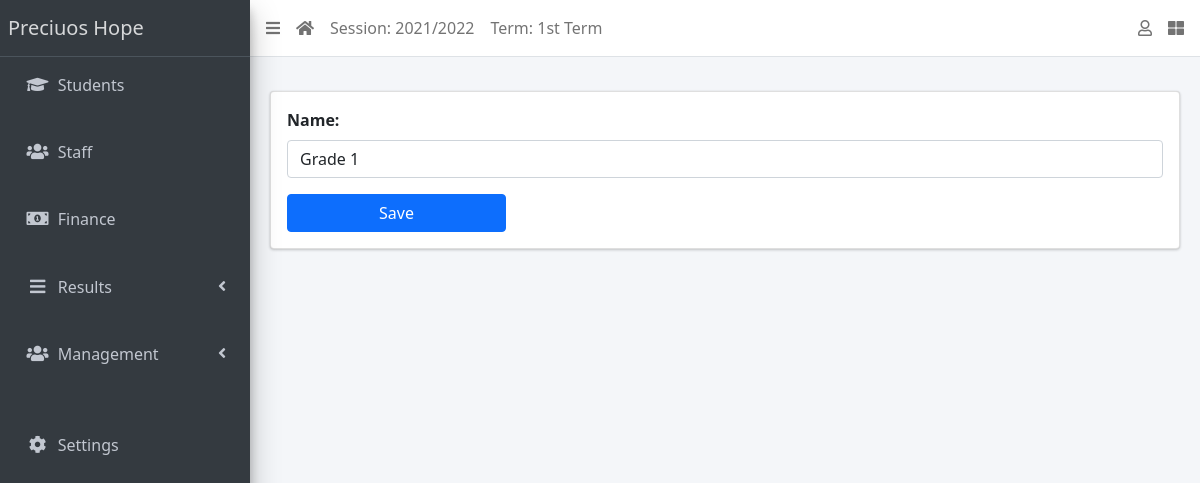
The page /class/1/update/ (signed in) on the database its author committed.
### apps/management/models.py (models this page shows, shortened)
class AcademicSession(models.Model):
    name = models.CharField(max_length=200, unique=True)
    current = models.BooleanField(default=True)
    created_by = models.ForeignKey(settings.AUTH_USER_MODEL, on_delete=models.DO_NOTHING, null=True)
    class Meta:
        ordering = ['name']

class AcademicTerm(models.Model):
    name = models.CharField(max_length=20, unique=True)
    guide = models.ForeignKey(Staff, on_delete=models.CASCADE, null=True, default=None)
    current = models.BooleanField(default=True)
    created_by = models.ForeignKey(settings.AUTH_USER_MODEL, on_delete=models.DO_NOTHING, null=True)
    class Meta:
        ordering = ['name']

class SiteConfig(models.Model):
    key = models.SlugField()
    value = models.CharField(max_length=250)

class Stud_Class(models.Model):
    name = models.CharField(max_length=200, unique=True)
    created_by = models.ForeignKey(settings.AUTH_USER_MODEL, on_delete=models.DO_NOTHING, null=True)
    class Meta:
        verbose_name = "Class"
        verbose_name_plural = "Classes"
        ordering = ['name']

### apps/management/views.py (the view)
# urls.py: path("class/<int:pk>/update/", ClassUpdateView.as_view(), name="class-update"),
class ClassUpdateView(LoginRequiredMixin, SuccessMessageMixin, UpdateView):
    model = Stud_Class
    fields = ['name']
    success_url = reverse_lazy('classes')
    success_message = "Class successfully updated."
    template_name = 'management/core_form.html'

### apps/management/context_processors.py (called while the page is built)
def site_defaults(request):
    current_session = AcademicSession.objects.get(current=True)
    current_term = AcademicTerm.objects.get(current=True)
    vals = SiteConfig.objects.all()
    context = {
        'current_session': current_session.name,
        'current_term': current_term.name
    }
    for val in vals:
        context[val.key] = val.value
    return context

### apps/management/templates/management/core_form.html (shortened to what this page needs)
{% extends 'base.html' %}
{% load widget_tweaks %}
{% block content %}
  <div class="row">
    <div class="col-sm-12">
      <form method="POST">
        <div class="mb-3">
          {% for field in form %}
          <div class="form-group">
            {{ field.label_tag}}
            {{ field | add_class:"form-control" |add_error_class:"is-invalid" | attr:"required"}}
          </div>
          {% endfor %}
        </div>
        <input type="submit" value="Save" class="w-25 btn btn-primary">
      </form>
    </div>
  </div>
{% endblock content %}

### templates/base.html (shortened to what this page needs)
{% load static %}
<!DOCTYPE html>
<html lang="en">
<head>
  <link rel="stylesheet" href="{% static 'plugins/fontawesome-free/css/all.min.css' %}">
  <link rel="stylesheet" href="{% static 'plugins/toastr/toastr.min.css' %}">
  <link rel="stylesheet"
    href="{% static 'plugins/overlayScrollbars/css/OverlayScrollbars.min.css' %}">
  <link rel="stylesheet" href="{% static 'plugins/Datatables/datatables.min.css' %}" />
  <link rel="stylesheet" href="{% static 'dist/css/adminlte.min.css' %}">
  <link href="https://cdn.jsdelivr.net/npm/bootstrap@5.1.1/dist/css/bootstrap.min.css" rel="stylesheet">
</head>
<body
  class="hold-transition sidebar-mini layout-fixed layout-navbar-fixed layout-footer-fixed">
  <div class="wrapper">
    <nav class="main-header navbar navbar-expand navbar-white navbar-light">
      <ul class="navbar-nav">
        <li class="nav-item">
          <a class="nav-link" data-widget="pushmenu" href="#" role="button"><i
              class="fas fa-bars"></i></a>
        </li>
        <li class="nav-item d-none d-sm-inline-block">
          <a href="{% url 'home' %} " class="nav-link"><i class="fa fa-home"></i></a>
        </li>
        <li class="nav-item d-none d-sm-inline-block">
          <a href="{% url 'current-session' %}" class="nav-link">Session: {{ current_session }}</a>
        </li>
        <li class="nav-item d-none d-sm-inline-block">
          <a href="{% url 'current-session' %}" class="nav-link">Term: {{ current_term }}</a>
        </li>
      </ul>
      <ul class="navbar-nav ml-auto">
        <li class="nav-item dropdown">
          <a class="nav-link" data-toggle="dropdown" href="#">
            <i class="far fa-user"></i>
          </a>
        </li>
        <li class="nav-item">
          <a class="nav-link" data-widget="control-sidebar" data-slide="true"
            href="#" role="button"><i class="fas fa-th-large"></i></a>
        </li>
      </ul>
    </nav>
    <aside class="main-sidebar sidebar-dark-primary elevation-4">
      <a href="{% url 'home' %}" class="brand-link">{{ school_name | default:"School" }}</a>
      <div class="sidebar">
        <nav class="mt-2">
          <ul class="nav nav-pills nav-sidebar flex-column"
            data-widget="treeview" role="menu" data-accordion="false">
            <li class="nav-item">
              <a href="{% url 'student-list' %}" class="nav-link">
                <i class="nav-icon fas fa-graduation-cap"></i>
                <p>
                  Students
                </p>
              </a>
            </li>
            <br>
            <li class="nav-item">
              <a href="{% url 'staff-list' %}" class="nav-link">
                <i class="nav-icon fas fa-users"></i>
                <p>
                  Staff
                </p>
              </a>
            </li>
            <br>
            <li class="nav-item">
              <a href="{% url 'invoice-list' %}" class="nav-link">
                <i class="nav-icon fas fa-money-bill-alt"></i>
                <p>
                  Finance
                </p>
              </a>
            </li>
            <br>
            <li class="nav-item has-treeview">
              <a href="#" class="nav-link">
                <i class="nav-icon fas fa-bars"></i>
                <p>
                  Results
                  <i class="fas fa-angle-left right"></i>
                </p>
              </a>
            </li>
            <br>
            <li class="nav-item has-treeview">
              <a href="#" class="nav-link">
                <i class="nav-icon fas fa-users"></i>
                <p>
                  Management
                  <i class="fas fa-angle-left right"></i>
                </p>
              </a>
            </li>
            <br>
            <br>
            <li class="nav-item">
              <a href="{% url 'configs' %}" class="nav-link">
                <i class="nav-icon fas fa-cog"></i>
                <p>
                  Settings
                </p>
              </a>
            </li>
          </ul>
        </nav>
      </div>
    </aside>
    <div class="content-wrapper">
      <section class="content-header">
      </section>
      <section class="content">
        <div class="container-fluid">
          <div class="row">
            <div class="col-md-12">
              {% block fullcard %}
              <div class="card">
                <div class="card-body">
                  <div class="row">
                    <div class="col">
                      {% block content %}
                      {% endblock content %}
                    </div>
                  </div>
                </div>
              </div>
              {% endblock fullcard %}
            </div>
          </div>
        </div>
      </section>
    </div>
  </div>
</body>
</html>

### rows shown on the page
AcademicSession: name "2021/2022"
AcademicTerm: name "1st Term"
SiteConfig: value "Preciuos Hope"
Stud_Class: name "Grade 1"

### other values the page prints
{{ field.label_tag }} "Name:"
